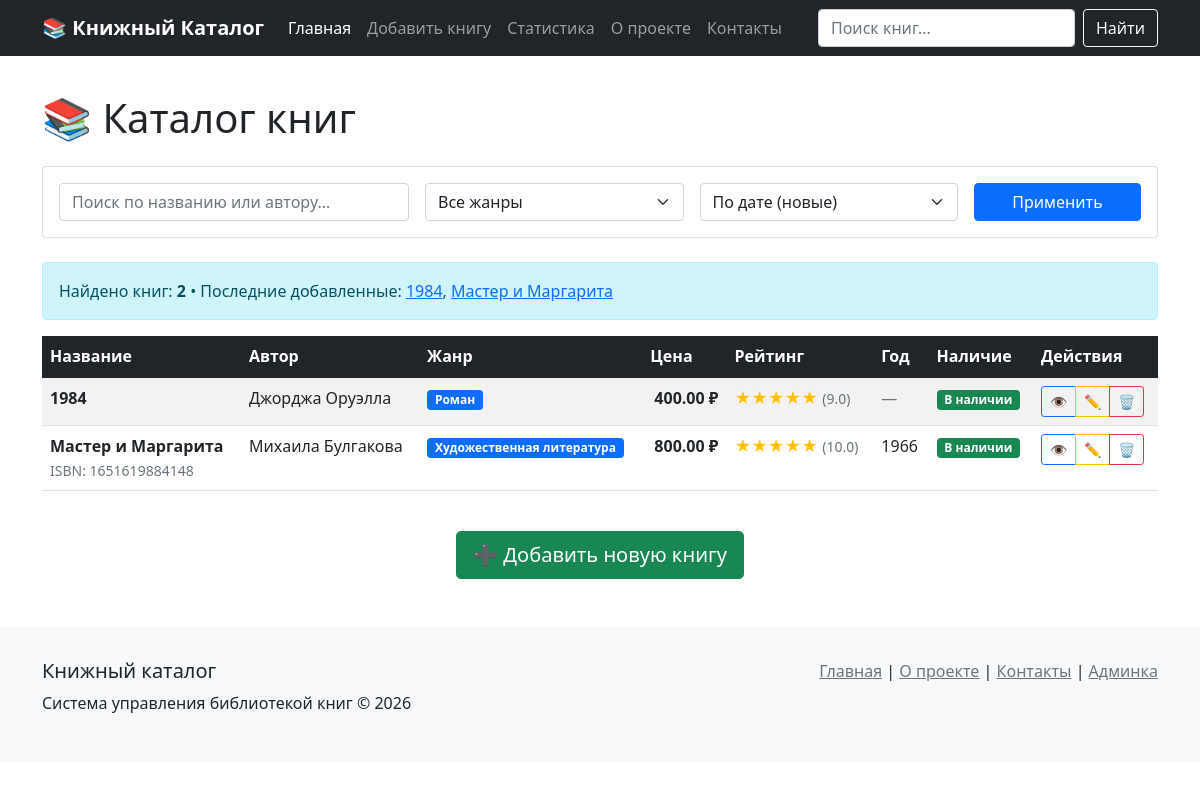
Before: / with the older database file.
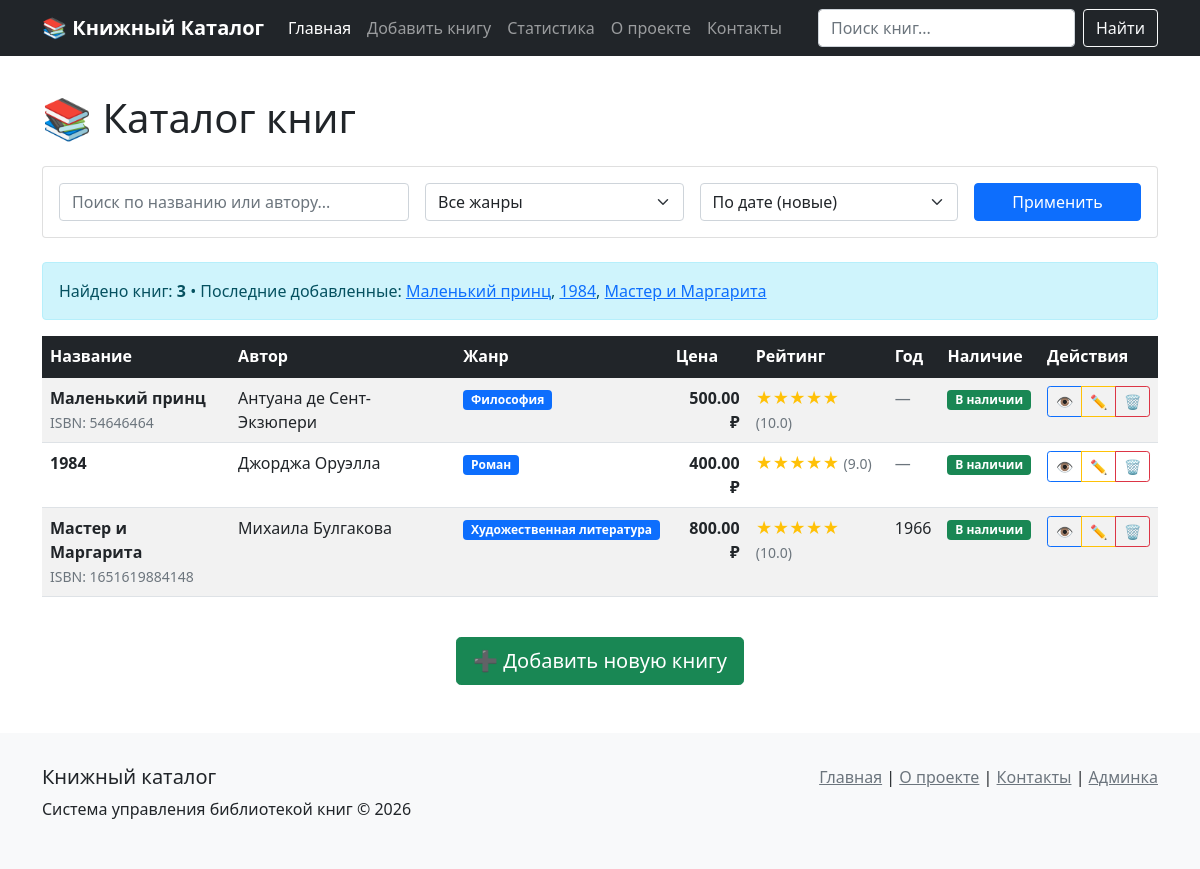
After: the same page with the newer database file.
### book/models.py (models this page shows, shortened)
class Book(models.Model):
    GENRE_CHOICES = [
        ('FICTION', 'Художественная литература'),
        ('SCIFI', 'Научная фантастика'),
        ('FANTASY', 'Фэнтези'),
        ('CLASSIC', 'Классика'),
        ('DETECTIVE', 'Детектив'),
        ('ROMANCE', 'Роман'),
        ('HISTORY', 'Историческая'),
        ('PSYCHOLOGY', 'Психология'),
        ('PHILOSOPHY', 'Философия'),
        ('CHILDREN', 'Детская'),
        ('OTHER', 'Другое'),
    ]
    title = models.CharField(
        verbose_name='Название',
        max_length=255
    )
    author = models.CharField(
        verbose_name='Автор',
        max_length=255
    )
    genre = models.CharField(
        verbose_name='Жанр',
        max_length=50,
        choices=GENRE_CHOICES,
        default='FICTION'
    )
    short_description = models.TextField(
        verbose_name='Краткое описание',
        blank=True
    )
    reading_reason = models.TextField(
        verbose_name='Почему стоит прочитать',
        blank=True
    )
    rating = models.DecimalField(
        verbose_name='Рейтинг',
        max_digits=3,
        decimal_places=1,
        validators=[MinValueValidator(0.0), MaxValueValidator(10.0)],
        null=True,
        blank=True
    )
    price_rub = models.DecimalField(
        verbose_name='Цена (₽)',
        max_digits=10,
        decimal_places=2,
        validators=[MinValueValidator(0.0)],
        default=0.00
    )
    isbn = models.CharField(
        verbose_name='ISBN',
        max_length=13,
        blank=True,
        null=True,
        help_text='Международный стандартный книжный номер'
    )
    publication_year = models.PositiveIntegerField(
        verbose_name='Год издания',
        null=True,
        blank=True,
        validators=[MinValueValidator(1800), MaxValueValidator(2100)],
        help_text='Год первой публикации'
    )
    page_count = models.PositiveIntegerField(
        verbose_name='Количество страниц',
        null=True,
        blank=True,
        help_text='Объем книги в страницах'
    )
    cover_image = models.ImageField(
        verbose_name='Обложка книги',
        upload_to='book/covers/',
        null=True,
        blank=True,
        help_text='Изображение обложки'
    )
    is_available = models.BooleanField(
        verbose_name='В наличии',
        default=True
    )
    created_at = models.DateTimeField(
        verbose_name='Дата добавления',
        auto_now_add=True
    )
    updated_at = models.DateTimeField(
        verbose_name='Дата обновления',
        auto_now=True
    )
    class Meta:
        verbose_name = 'Книга'
        verbose_name_plural = 'Книги'
        ordering = ['-created_at']

### book/views.py (the view, shortened to what this page needs)
# urls.py: path('', views.BookListView.as_view(), name='book_list'),  # ← name='book_list'
class BookListView(ListView):
    model = Book
    template_name = 'book/book_list.html'
    context_object_name = 'books'
    paginate_by = 15
    def get_queryset(self):
        queryset = Book.objects.all()
        search = self.request.GET.get('search', '')
        genre = self.request.GET.get('genre', '')
        price_range = self.request.GET.get('price_range', '')
        sort_by = self.request.GET.get('sort_by', '-created_at')
        only_available = self.request.GET.get('only_available', 'on') == 'on'
        if only_available:
            queryset = queryset.filter(is_available=True)
        if search:
            queryset = queryset.filter(
                Q(title__icontains=search) |
                Q(author__icontains=search) |
                Q(short_description__icontains=search)
            )
        if genre:
            queryset = queryset.filter(genre=genre)
        if sort_by in ['title', '-title', 'rating', '-rating', 'price_rub', '-price_rub',
                       'publication_year', '-publication_year', 'created_at', '-created_at']:
            queryset = queryset.order_by(sort_by)
        return queryset
    def get_context_data(self, **kwargs):
        context = super().get_context_data(**kwargs)
        context['filter_form'] = BookFilterForm(self.request.GET or None)
        queryset = self.get_queryset()
        context['total_books'] = queryset.count()
        context['recent_books'] = Book.objects.order_by('-created_at')[:5]
        context['top_rated'] = Book.objects.filter(rating__isnull=False).order_by('-rating')[:5]
        return context

### book/forms.py
class BookFilterForm(forms.Form):
    search = forms.CharField(required=False)
    genre = forms.ChoiceField(choices=[], required=False)
    sort_by = forms.ChoiceField(
        choices=[
            ('-created_at', 'По дате (новые)'),
            ('title', 'По названию (А-Я)'),
            ('-title', 'По названию (Я-А)'),
            ('-rating', 'По рейтингу'),
            ('-price_rub', 'По цене (дорогие)'),
            ('price_rub', 'По цене (дешевые)'),
        ],
        required=False
    )
    def __init__(self, *args, **kwargs):
        super().__init__(*args, **kwargs)
        self.fields['genre'].choices = [('', 'Все жанры')] + list(Book.GENRE_CHOICES)

### book/templates/book/book_list.html (shortened to what this page needs)
{% extends 'book/base.html' %}
{% block content %}
<h1 class="mb-4">📚 Каталог книг</h1>
<div class="card mb-4">
    <div class="card-body">
        <form method="get" class="row g-3">
            <div class="col-md-4">
                <input type="text" name="search" class="form-control"
                       placeholder="Поиск по названию или автору..."
                       value="{{ request.GET.search }}">
            </div>
            <div class="col-md-3">
                <select name="genre" class="form-select">
                    <option value="">Все жанры</option>
                </select>
            </div>
            <div class="col-md-3">
                <select name="sort_by" class="form-select">
                    <option value="-created_at" {% if request.GET.sort_by == '-created_at' %}selected{% endif %}>
                        По дате (новые)
                    </option>
                </select>
            </div>
            <div class="col-md-2">
                <button type="submit" class="btn btn-primary w-100">
                    Применить
                </button>
            </div>
        </form>
    </div>
</div>
<div class="alert alert-info">
    Найдено книг: <strong>{{ total_books }}</strong>
    {% if recent_books %}
    • Последние добавленные:
    {% for book in recent_books %}
    <a href="{% url 'book:book_detail' book.pk %}">{{ book.title }}</a>{% if not forloop.last %}, {% endif %}
    {% endfor %}
    {% endif %}
</div>
<div class="table-responsive">
    <table class="table table-striped table-hover">
        <thead class="table-dark">
            <tr>
                <th>Название</th>
                <th>Автор</th>
                <th>Жанр</th>
                <th>Цена</th>
                <th>Рейтинг</th>
                <th>Год</th>
                <th>Наличие</th>
                <th>Действия</th>
            </tr>
        </thead>
        <tbody>
            {% for book in books %}
            <tr>
                <td>
                    <strong>{{ book.title }}</strong>
                    {% if book.isbn %}
                    <br><small class="text-muted">ISBN: {{ book.isbn }}</small>
                    {% endif %}
                </td>
                <td>{{ book.author }}</td>
                <td>
                    <span class="badge bg-primary">
                        {{ book.get_genre_display }}
                    </span>
                </td>
                <td class="text-end">
                    <strong>{{ book.price_rub }} ₽</strong>
                </td>
                <td>
                    {% if book.rating %}
                    <div class="text-warning">
                        {% with ''|center:book.rating as range %}
                        {% for _ in range|slice:":5" %}★{% endfor %}
                        {% endwith %}
                        <small class="text-muted">({{ book.rating }})</small>
                    </div>
                    {% else %}
                    <span class="text-muted">—</span>
                    {% endif %}
                </td>
                <td>
                    {% if book.publication_year %}
                    {{ book.publication_year }}
                    {% else %}
                    <span class="text-muted">—</span>
                    {% endif %}
                </td>
                <td>
                    {% if book.is_available %}
                    <span class="badge bg-success">В наличии</span>
                    {% else %}
                    <span class="badge bg-danger">Нет</span>
                    {% endif %}
                </td>
                <td>
                    <div class="btn-group btn-group-sm">
                        <a href="{% url 'book:book_detail' book.pk %}"
                           class="btn btn-outline-primary" title="Просмотр">
                            👁️
                        </a>
                        <a href="{% url 'book:book_update' book.pk %}"
                           class="btn btn-outline-warning" title="Редактировать">
                            ✏️
                        </a>
                        <a href="{% url 'book:book_delete' book.pk %}"
                           class="btn btn-outline-danger" title="Удалить">
                            🗑️
                        </a>
                    </div>
                </td>
            </tr>
            {% endfor %}
        </tbody>
    </table>
</div>
<div class="mt-4 text-center">
    <a href="{% url 'book:book_create' %}" class="btn btn-success btn-lg">
        ➕ Добавить новую книгу
    </a>
</div>
{% endblock %}

### book/templates/book/base.html (shortened to what this page needs)
<!DOCTYPE html>
<html lang="ru">
<head>
    <link href="https://cdn.jsdelivr.net/npm/bootstrap@5.1.3/dist/css/bootstrap.min.css" rel="stylesheet">
</head>
<body>
    <nav class="navbar navbar-expand-lg navbar-dark bg-dark fixed-top">
        <div class="container">
            <a class="navbar-brand" href="{% url 'book:book_list' %}">
                📚 Книжный Каталог
            </a>
            <div class="collapse navbar-collapse" id="navbarNav">
                <ul class="navbar-nav me-auto">
                    <li class="nav-item">
                        <a class="nav-link {% if request.resolver_match.url_name == 'book_list' %}active{% endif %}"
                           href="{% url 'book:book_list' %}">
                            Главная
                        </a>
                    </li>
                    <li class="nav-item">
                        <a class="nav-link {% if request.resolver_match.url_name == 'book_create' %}active{% endif %}"
                           href="{% url 'book:book_create' %}">
                            Добавить книгу
                        </a>
                    </li>
                    <li class="nav-item">
                        <a class="nav-link {% if request.resolver_match.url_name == 'statistics' %}active{% endif %}"
                           href="{% url 'book:statistics' %}">
                            Статистика
                        </a>
                    </li>
                    <li class="nav-item">
                        <a class="nav-link {% if request.resolver_match.url_name == 'about' %}active{% endif %}"
                           href="{% url 'book:about' %}">
                            О проекте
                        </a>
                    </li>
                    <li class="nav-item">
                        <a class="nav-link {% if request.resolver_match.url_name == 'contact' %}active{% endif %}"
                           href="{% url 'book:contact' %}">
                            Контакты
                        </a>
                    </li>
                </ul>
                <form class="d-flex" method="get" action="{% url 'book:search' %}">
                    <input class="form-control me-2" type="search"
                           placeholder="Поиск книг..." name="q">
                    <button class="btn btn-outline-light" type="submit">
                        Найти
                    </button>
                </form>
            </div>
        </div>
    </nav>
    <main class="container mt-4">
        {% block content %}{% endblock %}
    </main>
    <footer class="footer mt-5">
        <div class="container">
            <div class="row">
                <div class="col-md-6">
                    <h5>Книжный каталог</h5>
                    <p>Система управления библиотекой книг © {% now "Y" %}</p>
                </div>
                <div class="col-md-6 text-end">
                    <p>
                        <a href="{% url 'book:book_list' %}" class="text-muted">Главная</a> |
                        <a href="{% url 'book:about' %}" class="text-muted">О проекте</a> |
                        <a href="{% url 'book:contact' %}" class="text-muted">Контакты</a> |
                        <a href="/admin/" class="text-muted">Админка</a>
                    </p>
                </div>
            </div>
        </div>
    </footer>
</body>
</html>

### book/templates/book/base.html (style rules this page uses)
body { padding-top: 70px; }
.navbar-brand { font-weight: bold; }
.footer { margin-top: 3rem; padding: 2rem 0; background-color: #f8f9fa; }

Changed rows visible on the page:
added Book: title "Маленький принц", isbn "54646464", author "Антуана де Сент-Экзюпери", genre "Философия", price_rub "500.00", rating "10.0", is_available "В наличии"
Other visible differences:
{{ total_books }}: "2" → "3"
